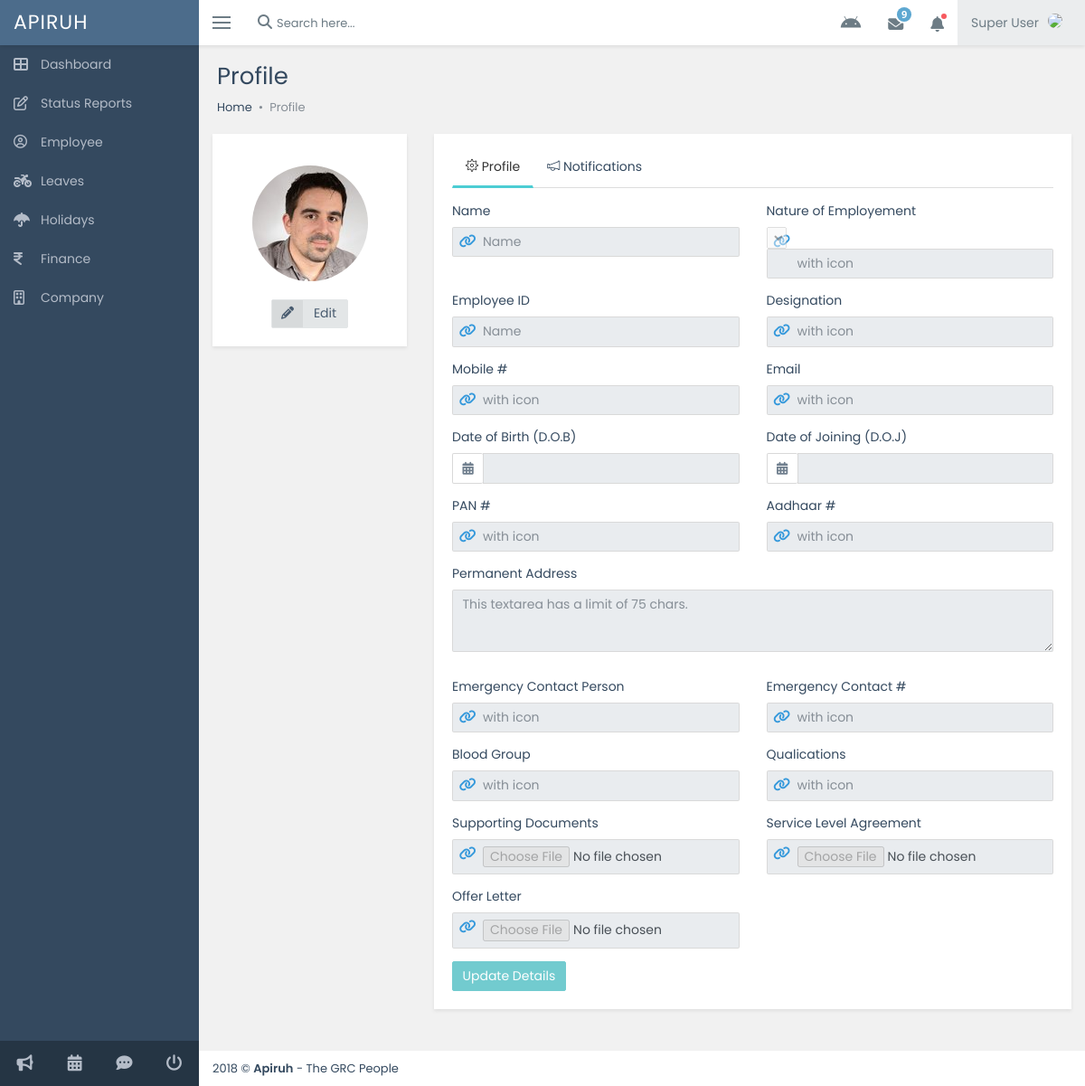
/admin_1/html/admin/employee_profile?id=EMP01011972001, run on an earlier commit of the app's database.
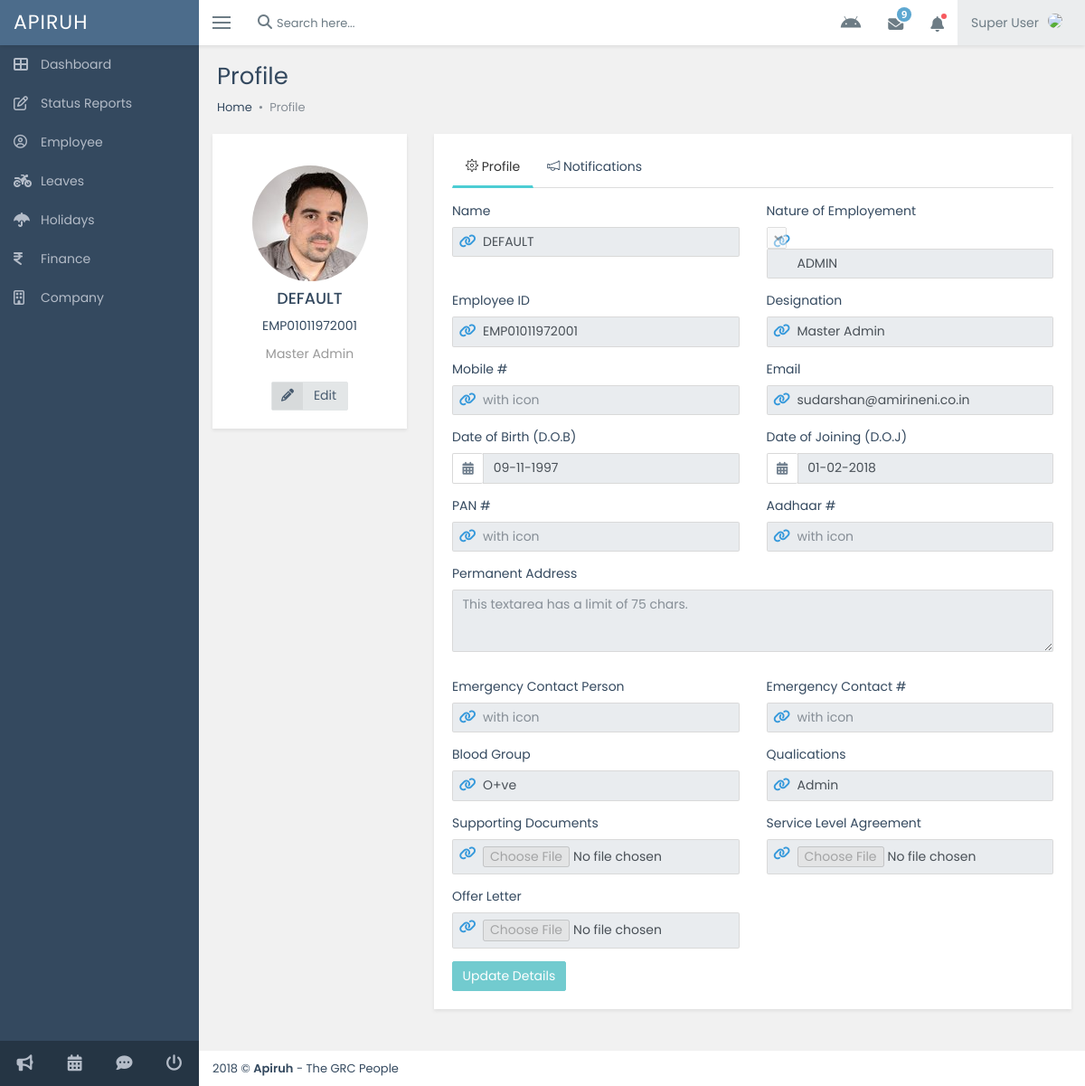
And on a later commit of the database.
### tables this page shows
CREATE TABLE `employee` (
  `emp_id` varchar(15) DEFAULT NULL,
  `name` varchar(500) DEFAULT NULL,
  `nat_emp` varchar(100) DEFAULT NULL,
  `personal_no` varchar(50) DEFAULT NULL,
  `email` varchar(256) NOT NULL,
  `dob` varchar(50) DEFAULT NULL,
  `doj` varchar(50) DEFAULT NULL,
  `design` varchar(200) DEFAULT NULL,
  `pan_no` varchar(10) DEFAULT NULL,
  `aadhar_no` varchar(20) DEFAULT NULL,
  `perm_addr` varchar(5000) DEFAULT NULL,
  `contct_det` varchar(100) DEFAULT NULL,
  `emr_cntct_per` varchar(200) DEFAULT NULL,
  `emr_cntct_no` varchar(100) DEFAULT NULL,
  `blood_grp` varchar(100) DEFAULT NULL,
  `qualifications` varchar(500) DEFAULT NULL,
  `supprt_docs` varchar(1000) DEFAULT NULL,
  `serv_agr` varchar(500) DEFAULT NULL,
  `offr_letter` varchar(500) DEFAULT NULL,
  `emp_pic` text NOT NULL
);

### admin_1/html/admin/functions.php (called while the page is built, shortened)
<?php
require_once('config.php');
function get_emp_data($id){
	global $connection;
	try {
		$stmt = $connection->prepare("SELECT * FROM `employee` WHERE emp_id = :id");
		$stmt->bindParam("id", $id,PDO::PARAM_STR) ;
		$stmt->execute();
		$data = $stmt->fetchAll(PDO::FETCH_OBJ);
		return ($data);
	} catch (PDOException $e) {
		echo '{"error": {"text":'. $e->getMessage() .'}}';
	}
}
?>

### admin_1/html/admin/employee_profile.php (the view, shortened to what the changed rows need)
<!DOCTYPE html>
<html>
  <?php
      require_once('../includes/header.php');
      require_once('functions.php');
      $emp_id = $_GET['id'];
      $data = get_emp_data($emp_id);
  ?>
  <link href="../../../vendors/dataTables/datatables.min.css" rel="stylesheet"/>
  <body class="fixed-navbar">
    <div class="page-wrapper">
      <div class="wrapper content-wrapper">
         <div class="page-heading">
          <h1 class="page-title">Profile</h1>
        </div>
        <div class="page-content fade-in-up">
          <div class="row">
            <div class="col-lg-3 col-md-4">
              <div class="ibox">
                <div class="ibox-body text-center">
                  <div class="m-t-20"><img class="img-circle" src="../assets/img/users/u3.jpg"/>
                  </div>
                  <h5 class="font-strong m-b-10 m-t-10"><?php foreach($data as $key){echo $key->name;} ?></h5>
                  <p class="  m-b-10 m-t-10"><?php foreach ($data as $key){echo $key->emp_id;} ?></p>
                  <div class="m-b-20 text-muted"><?php foreach ($data as $key){echo $key->design;} ?></div>
                  <button class="btn btn-default labeled" id="edit_profile"><span class="btn-label"><i class="fa fa-pencil"></i></span>Edit</button>
                </div>
              </div>
            </div>
            <div class="col-lg-9 col-md-8">
              <div class="ibox">
                <div class="ibox-body">
                  <div class="tab-content">
                    <div class="tab-pane fade show active" id="tab-1">
                      <form action="update_emp_details.php" method="POST" id="update_form" enctype="multipart/form-data">
                        <div class="row">
                          <div class="col-sm-6 form-group">
                            <div class="input-group-icon">
                              <div class="input-icon"><i class="fa fa-link text-primary font-15"></i></div>
                              <input class="form-control" type="text" placeholder="Name" name="name" value="<?php foreach ($data as $key){echo $key->name;} ?>">
                            </div>
                          </div>
                          <div class="col-sm-6 form-group">
                            <div class="input-group-icon">
                              <div class="input-icon"><i class="fa fa-link text-primary font-15"></i></div>
                              <select>
                                <option value="Employee"></option>
                                <option value="Contract"></option>
                              </select>
                              <input class="form-control" type="text" placeholder="with icon" name="nature_of_employment" value="<?php foreach ($data as $key){echo $key->nat_emp;} ?>">
                            </div>
                          </div>
                          <div class="col-sm-6 form-group">
                            <div class="input-group-icon">
                              <div class="input-icon"><i class="fa fa-link text-primary font-15"></i></div>
                              <input class="form-control" type="text" placeholder="Name" name="emp_id" value="<?php foreach ($data as $key){echo $key->emp_id;} ?>">
                            </div>
                          </div>
                          <div class="col-sm-6 form-group">
                            <div class="input-group-icon">
                              <div class="input-icon"><i class="fa fa-link text-primary font-15"></i></div>
                              <input class="form-control" type="text" placeholder="with icon" name="designation" value="<?php foreach ($data as $key){echo $key->design;} ?>">
                            </div>
                          </div>
                          <div class="col-sm-6 form-group">
                            <div class="input-group-icon">
                              <div class="input-icon"><i class="fa fa-link text-primary font-15"></i></div>
                              <input class="form-control" type="text" placeholder="with icon" name="email" value="<?php foreach ($data as $key){echo $key->email;} ?>">
                            </div>
                          </div>
                          <div class="col-sm-6 form-group" id="date_1">
                            <div class="input-group date form_datetime"><span class="input-group-addon bg-white"><i class="fa fa-calendar"></i></span>
                              <input class="form-control" name="dob" value="<?php foreach ($data as $key){echo $key->dob;} ?>">
                            </div>
                          </div>
                          <div class="col-sm-6 form-group" id="date_1">
                            <div class="input-group date form_datetime"><span class="input-group-addon bg-white"><i class="fa fa-calendar"></i></span>
                              <input class="form-control" name="doj" value="<?php foreach ($data as $key){echo $key->doj;} ?>">
                            </div>
                          </div>
                          <div class="col-sm-6 form-group">
                            <div class="input-group-icon">
                              <div class="input-icon"><i class="fa fa-link text-primary font-15"></i></div>
                              <input class="form-control" type="text" placeholder="with icon" name="blood" value="<?php foreach ($data as $key){echo $key->blood_grp;} ?>">
                            </div>
                          </div>
                          <div class="col-sm-6 form-group">
                            <div class="input-group-icon">
                              <div class="input-icon"><i class="fa fa-link text-primary font-15"></i></div>
                              <input class="form-control" type="text" placeholder="with icon" name="qualifications" value="<?php foreach ($data as $key){echo $key->qualifications;} ?>">
                            </div>
                          </div>
                        </div>
                      </form>
                    </div>
                  </div>
                </div>
              </div>
            </div>
          </div>
        </div>
      </div>
    </div>
  </body>
</html>

What changed in the data, as far as the page shows it:
added employee: name "DEFAULT", emp "EMP01011972001", design "Master Admin", nature_of_employment "ADMIN", emp_id "EMP01011972001", designation "Master Admin", email "sudarshan@amirineni.co.in", dob "09-11-1997", doj "01-02-2018", blood "O+ve", qualifications "Admin"
